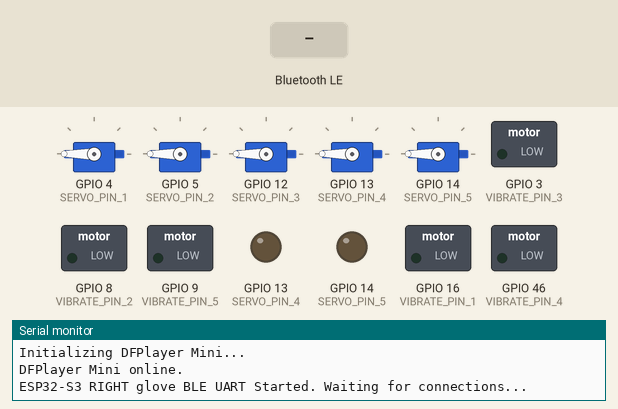
A sketch run on a simulated ESP32-S3. Shown: 5 × servo, switched loads named in the sketch (green lamp = pin HIGH), output pins drawn as LEDs (lit = HIGH), the last lines printed to the serial monitor. Inputs (shaded band) come from the test bench. Nothing arrives over Bluetooth unless stated; servo pulses on a pin are drawn as a servo (544–2400 µs = 0–180°); the audio player accepts every command and is not drawn; a phone connects over Bluetooth LE 3 s after start.

Above: at 6.2 s.
6.3 s: Bluetooth LE write "1" received
At 7.5 s:
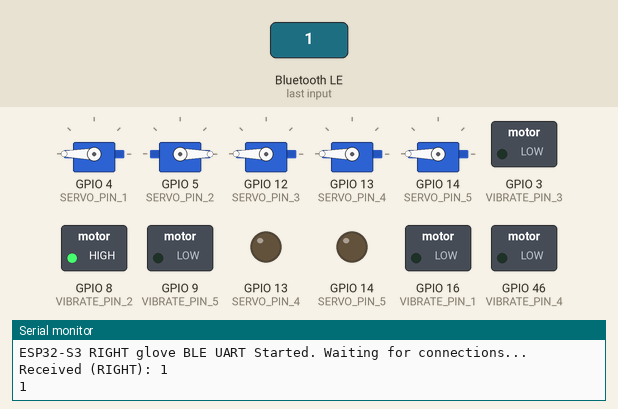
7.8 s: Bluetooth LE write "1:90" received
At 8.8 s:
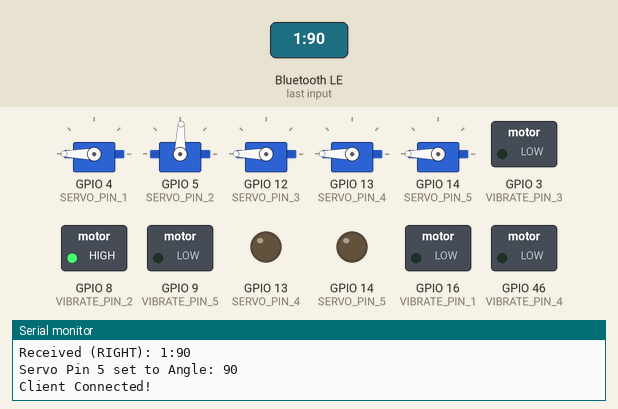
9.3 s: Bluetooth LE write "2" received
At 9.9 s:
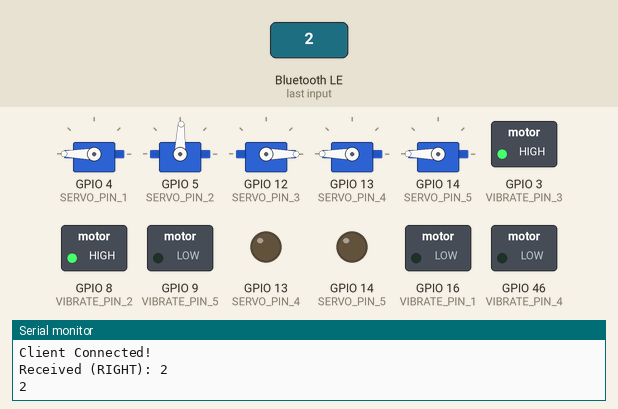
10.8 s: Bluetooth LE write "90" received
At 11.1 s:
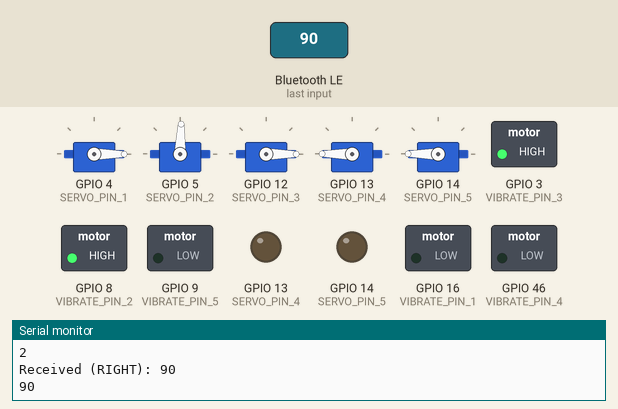
12.3 s: Bluetooth LE write "1" received
At 13.4 s:
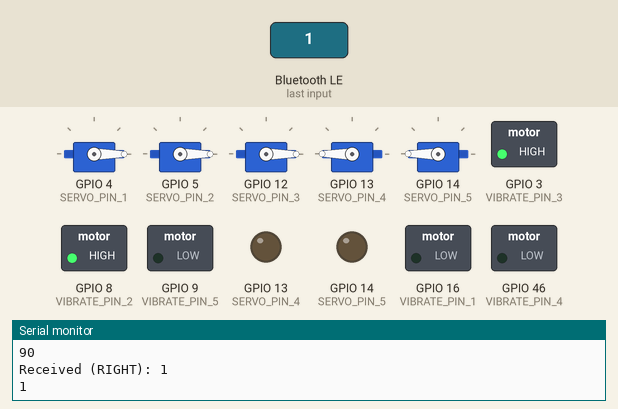
Timing chart, 0 to 14.8 s (numbered marks = the images above; inputs shaded):
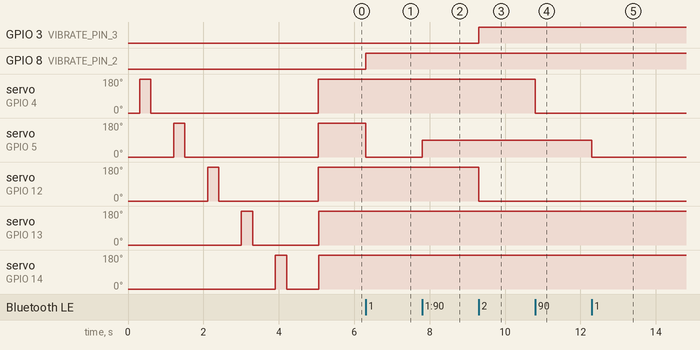

Measured:
- after the input at 6.3 s, GPIO 8 (VIBRATE_PIN_2): LOW → HIGH at once; servo on GPIO 5 (SERVO_PIN_2): 180° → 0° at once
- after the input at 7.8 s, servo on GPIO 5 (SERVO_PIN_2): 0° → 88° at once
- after the input at 9.3 s, GPIO 3 (VIBRATE_PIN_3): LOW → HIGH at once; servo on GPIO 12 (SERVO_PIN_3): 180° → 0° at once
- after the input at 10.8 s, servo on GPIO 4 (SERVO_PIN_1): 180° → 0° at once
- after the input at 12.3 s, servo on GPIO 5 (SERVO_PIN_2): 88° → 0° at once

The sketch:

esp32_glove_r.ino
```cpp
#include <BLEDevice.h>
#include <BLEServer.h>
#include <BLEUtils.h>
#include <BLE2902.h>

#include "Arduino.h"
#include "HardwareSerial.h"
#include "DFRobotDFPlayerMini.h"

// The standard Nordic UART Service (NUS) UUIDs
#define SERVICE_UUID           "6E400001-B5A3-F393-E0A9-E50E24DCCA9E" // UART Service
#define CHARACTERISTIC_UUID_RX "6E400002-B5A3-F393-E0A9-E50E24DCCA9E" // RX Characteristic (ESP32 Receives)

// Right hand: CMD 0-4 (thumb, index, middle, ring, pinky)
#define CMD_THUMB    '0'
#define CMD_INDEX    '1'
#define CMD_MIDDLE   '2'
#define CMD_RING     '3'
#define CMD_PINKY    '4'
#define CMD_STOP_ALL 'X'
#define CMD_START    'S'

#define BLE_DEVICE_NAME "ESP32S3_GLOVE_R"

#define SERVO_PIN_1 4
#define SERVO_PIN_2 5
#define SERVO_PIN_3 12
#define SERVO_PIN_4 13
#define SERVO_PIN_5 14

#define VIBRATE_PIN_1 16
#define VIBRATE_PIN_2 8
#define VIBRATE_PIN_3 3
#define VIBRATE_PIN_4  46
#define VIBRATE_PIN_5 9

#define TX1_PIN 17
#define RX1_PIN 18

#define BAUD_RATE 9600
#define DELAY_TIME 300

// 180 Servo limits (Degrees)
#define SERVO_MIN 0
#define SERVO_MAX 180

#define NUM_SERVOS 5
#define NUM_VIBS 5

#define PWM_FREQ_HZ 50
#define PWM_RES_BITS 12

int servoPins[NUM_SERVOS] = {SERVO_PIN_1, SERVO_PIN_2, SERVO_PIN_3, SERVO_PIN_4, SERVO_PIN_5};
int vibratePins[NUM_VIBS] = {VIBRATE_PIN_1, VIBRATE_PIN_2, VIBRATE_PIN_3, VIBRATE_PIN_4, VIBRATE_PIN_5};

// for sound shennanigans
// Instantiate Hardware UART 1
HardwareSerial mySerial(1);

// Instantiate the DFPlayer object
DFRobotDFPlayerMini myDFPlayer;

void setup_sound();

// --- ESP32 v3 LEDC servo helpers (50 Hz / 12-bit) ---
bool initServoPin(int pin) {
  if (!ledcAttach(pin, PWM_FREQ_HZ, PWM_RES_BITS)) {
    Serial.printf("LEDC attach failed on GPIO %d\n", pin);
    return false;
  }
  return true;
}

void writeServo(int pin, int angle) {
  angle = constrain(angle, 0, 180);
  int dutyCycle = map(angle, 0, 180, 102, 492);
  ledcWrite(pin, dutyCycle);
}

// Server Callbacks to handle reconnecting
class MyServerCallbacks: public BLEServerCallbacks {
    void onConnect(BLEServer* pServer) {
      Serial.println("Client Connected!");
    };

    void onDisconnect(BLEServer* pServer) {
      Serial.println("Client Disconnected. Restarting advertising...");
      BLEDevice::startAdvertising();
    }
};

void setup_sound() {
  // Initialize UART 1 for the DFPlayer
  // Signature: begin(baud_rate, config, rx_pin, tx_pin)
  mySerial.begin(9600, SERIAL_8N1, RX1_PIN, TX1_PIN);

  Serial.println(F("\nInitializing DFPlayer Mini..."));

  // Attempt to communicate with the module
  if (!myDFPlayer.begin(mySerial)) {
    Serial.println(F("Unable to begin:"));
    Serial.println(F("1. Please recheck the connection!"));
    Serial.println(F("2. Please insert the SD card!"));
  }

  Serial.println(F("DFPlayer Mini online."));

  // Set the volume (0 to 30)
  myDFPlayer.volume(15);

  // Play the first MP3 file on the SD card
  myDFPlayer.play(1);

}

void startupSweep() {
  Serial.println("Performing startup servo sweep sequentially...");

  // Loop through each servo one by one
  for(int s = 0; s < NUM_SERVOS; s++) {
      Serial.print("Testing Servo on Pin: ");
      Serial.println(servoPins[s]);

      // Set to 0 degrees
      writeServo(servoPins[s], SERVO_MIN);
      delay(DELAY_TIME);

      // Set to 180 degrees
      writeServo(servoPins[s], SERVO_MAX);
      delay(DELAY_TIME);

      // Set back to 0 degrees
      writeServo(servoPins[s], SERVO_MIN);
      delay(DELAY_TIME);
  }

  Serial.println("Sequential sweep complete.");
}

// Helper function to decode DFPlayer messages (useful for debugging)
void printDetail(uint8_t type, int value) {
  switch (type) {
    case TimeOut:
      Serial.println(F("Time Out!"));
      break;
    case WrongStack:
      Serial.println(F("Stack Wrong!"));
      break;
    case DFPlayerCardInserted:
      Serial.println(F("Card Inserted!"));
      break;
    case DFPlayerCardRemoved:
      Serial.println(F("Card Removed!"));
      break;
    case DFPlayerCardOnline:
      Serial.println(F("Card Online!"));
      break;
    case DFPlayerError:
      Serial.print(F("DFPlayerError:"));
      Serial.println(value);
      break;
    default:
      break;
  }
}
void initial_servo_state() {
    writeServo(servoPins[0], SERVO_MAX); // idk yet
    writeServo(servoPins[1], SERVO_MAX);
    writeServo(servoPins[2], SERVO_MAX);
    writeServo(servoPins[3], SERVO_MAX);
    writeServo(servoPins[4], SERVO_MAX); // idk yet
}


// NOTE; for
// anticlockwise turn -> max is restricted, min is loosened
// clockwise turn -> min is restricted, max is loosened
// facing top is min, facing down is max

/*
thumb - ???
index - clockwise
middle - clockwise
ring - anticlockwise
pinkie - ???
*/

class MyCallbacks: public BLECharacteristicCallbacks {
    void onWrite(BLECharacteristic *pCharacteristic) {
      String rxValue = pCharacteristic->getValue();

      if (rxValue.length() > 0) {
        Serial.print("Received (RIGHT): ");
        Serial.println(rxValue);

        // Angle protocol: "<finger>:<angle>" e.g. "1:90" (local finger 0-4)
        int colonIndex = rxValue.indexOf(':');
        if (colonIndex != -1) {
          int fingerID = rxValue.substring(0, colonIndex).toInt();
          int targetAngle = rxValue.substring(colonIndex + 1).toInt();
          fingerID = constrain(fingerID, 0, NUM_SERVOS - 1);
          targetAngle = constrain(targetAngle, SERVO_MIN, SERVO_MAX);

          writeServo(servoPins[fingerID], targetAngle);
          if (targetAngle >= (SERVO_MAX - 10)) {
            digitalWrite(vibratePins[fingerID], LOW);
          } else if (targetAngle <= (SERVO_MIN + 10) && (fingerID == 1 || fingerID == 2)) {
            digitalWrite(vibratePins[fingerID], HIGH);
          }

          Serial.print("Servo Pin ");
          Serial.print(servoPins[fingerID]);
          Serial.print(" set to Angle: ");
          Serial.println(targetAngle);
          return;
        }

        for (int i = 0; i < rxValue.length(); i++) {
          char cmd = rxValue[i];
          Serial.print(cmd);

          switch (cmd) {
            case CMD_THUMB:
              writeServo(servoPins[0], SERVO_MIN);
              break;

            case CMD_INDEX:
              writeServo(servoPins[1], SERVO_MIN);
              digitalWrite(vibratePins[1], HIGH);
              break;

            case CMD_MIDDLE:
              writeServo(servoPins[2], SERVO_MIN);
              digitalWrite(vibratePins[2], HIGH);
              break;

            case CMD_RING:
              writeServo(servoPins[3], SERVO_MIN);
              break;

            case CMD_PINKY:
              writeServo(servoPins[4], SERVO_MIN);
              break;

            case CMD_STOP_ALL:
              // Restore initial (open) pose on win/death
              initial_servo_state();
              for (int v = 0; v < NUM_VIBS; v++) {
                  digitalWrite(vibratePins[v], LOW);
              }
              break;
            case CMD_START:
              startupSweep();
              initial_servo_state();
              break;

            default:
              // Ignore left-hand CMDs (5-9) and other unexpected chars
              break;
          }
        }
        Serial.println(); // Add a newline in the serial monitor
      }
    }
};


void setup() {
  Serial.begin(BAUD_RATE);

  for (int i = 0; i < NUM_SERVOS; i++) {
    initServoPin(servoPins[i]);
  }

  for (int j = 0; j < NUM_VIBS; j++) {
    pinMode(vibratePins[j], OUTPUT);
  }

  startupSweep();
  setup_sound();
  initial_servo_state();
  // Name the device
  BLEDevice::init(BLE_DEVICE_NAME);

  // Create the BLE Server
  BLEServer *pServer = BLEDevice::createServer();
  pServer->setCallbacks(new MyServerCallbacks());

  // Create the BLE Service using the NUS UUID
  BLEService *pService = pServer->createService(SERVICE_UUID);

  // Create a BLE Characteristic for Receiving Data (RX)
  BLECharacteristic *pRxCharacteristic = pService->createCharacteristic(
                         CHARACTERISTIC_UUID_RX,
                         BLECharacteristic::PROPERTY_WRITE
                       );

  pRxCharacteristic->setCallbacks(new MyCallbacks());
  pService->start();

  // Start advertising
  BLEAdvertising *pAdvertising = BLEDevice::getAdvertising();
  pAdvertising->addServiceUUID(SERVICE_UUID);
  pAdvertising->setScanResponse(true);
  BLEDevice::startAdvertising();

  Serial.println("ESP32-S3 RIGHT glove BLE UART Started. Waiting for connections...");
}

void loop() {
  if (myDFPlayer.available()) {
    printDetail(myDFPlayer.readType(), myDFPlayer.read());
  }
  delay(2000);
}
```
